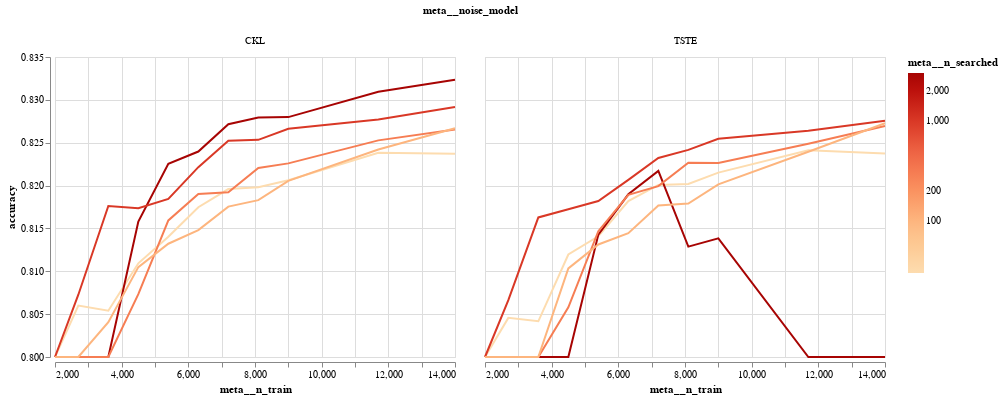

Here is the notebook cell this chart was saved with:
### Code cell
# idx = show["meta__n_searched"] < 10_000
import altair as alt
# idx = -1 < show["meta__n_searched"]
idx = show["meta__n_searched"] <= 3_000
idx &= show.meta__noise_model.isin(["CKL", "TSTE"])

idx &= show.meta__n_train <= 15_000
alt.Chart(show[idx]).mark_line().encode(
    x=alt.X("meta__n_train", scale=alt.Scale(domain=(2_000, 14_000), clamp=True)),
    y=alt.Y("accuracy", scale=alt.Scale(domain=(0.8, 0.835), clamp=True)),
#     y=alt.Y("nn_diff_mean"),
#     y=alt.Y("nn_acc_radius_3", scale=alt.Scale(domain=(0.7, 1), clamp=True)),
    color=alt.Color("meta__n_searched", scale=alt.Scale(type="log", scheme="orangered")),
    column=alt.Column("meta__noise_model"),
)
